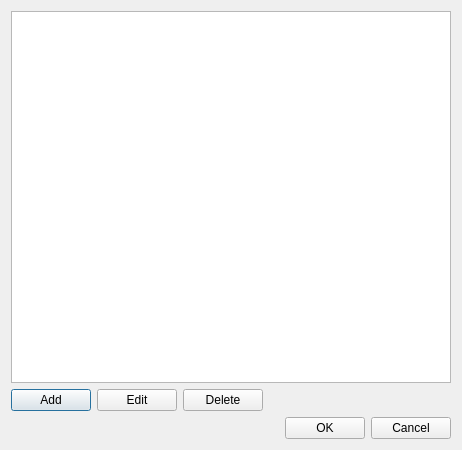
<?xml version="1.0" encoding="UTF-8"?>
<ui version="4.0">
 <class>PatientSelectionDialog</class>
 <widget class="QDialog" name="PatientSelectionDialog">
  <property name="geometry">
   <rect>
    <x>0</x>
    <y>0</y>
    <width>462</width>
    <height>450</height>
   </rect>
  </property>
  <property name="windowTitle">
   <string>Patients</string>
  </property>
  <layout class="QVBoxLayout" name="verticalLayout">
   <item>
    <widget class="QTableView" name="patientsTV">
     <property name="selectionBehavior">
      <enum>QAbstractItemView::SelectRows</enum>
     </property>
    </widget>
   </item>
   <item>
    <layout class="QHBoxLayout" name="horizontalLayout_2">
     <item>
      <widget class="QPushButton" name="addPB">
       <property name="text">
        <string>Add</string>
       </property>
      </widget>
     </item>
     <item>
      <widget class="QPushButton" name="editPB">
       <property name="text">
        <string>Edit</string>
       </property>
      </widget>
     </item>
     <item>
      <widget class="QPushButton" name="deletePB">
       <property name="text">
        <string>Delete</string>
       </property>
      </widget>
     </item>
     <item>
      <spacer name="horizontalSpacer_2">
       <property name="orientation">
        <enum>Qt::Horizontal</enum>
       </property>
       <property name="sizeHint" stdset="0">
        <size>
         <width>40</width>
         <height>20</height>
        </size>
       </property>
      </spacer>
     </item>
    </layout>
   </item>
   <item>
    <layout class="QHBoxLayout" name="horizontalLayout">
     <item>
      <spacer name="horizontalSpacer">
       <property name="orientation">
        <enum>Qt::Horizontal</enum>
       </property>
       <property name="sizeHint" stdset="0">
        <size>
         <width>40</width>
         <height>20</height>
        </size>
       </property>
      </spacer>
     </item>
     <item>
      <widget class="QPushButton" name="okPB">
       <property name="text">
        <string>OK</string>
       </property>
      </widget>
     </item>
     <item>
      <widget class="QPushButton" name="cancelPB">
       <property name="text">
        <string>Cancel</string>
       </property>
      </widget>
     </item>
    </layout>
   </item>
  </layout>
 </widget>
 <layoutdefault spacing="6" margin="11"/>
 <resources/>
 <connections>
  <connection>
   <sender>okPB</sender>
   <signal>clicked()</signal>
   <receiver>PatientSelectionDialog</receiver>
   <slot>accept()</slot>
   <hints>
    <hint type="sourcelabel">
     <x>316</x>
     <y>432</y>
    </hint>
    <hint type="destinationlabel">
     <x>223</x>
     <y>422</y>
    </hint>
   </hints>
  </connection>
  <connection>
   <sender>cancelPB</sender>
   <signal>clicked()</signal>
   <receiver>PatientSelectionDialog</receiver>
   <slot>reject()</slot>
   <hints>
    <hint type="sourcelabel">
     <x>400</x>
     <y>427</y>
    </hint>
    <hint type="destinationlabel">
     <x>448</x>
     <y>374</y>
    </hint>
   </hints>
  </connection>
 </connections>
</ui>
